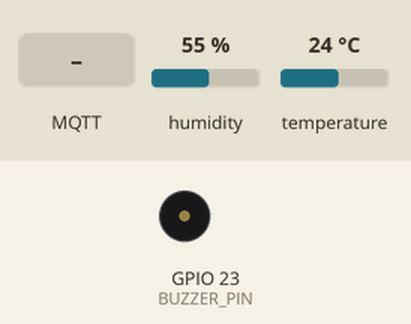
This sketch was run on a simulated ESP32. Shown: buzzer (waves = sounding, pin HIGH). Inputs (shaded band) come from the test bench; at power-on: humidity 55 %, temperature 24 °C (analog values on the 0–4095 scale). WiFi joins after 1.5 s; servers stay silent unless stated; no MQTT or app messages arrive unless stated; what the sketch prints to the serial monitor is not drawn.

Above: at 2.8 s.
2.9 s: MQTT message "BUZZER_ON" arrives on the first subscribed topic
At 4.1 s:
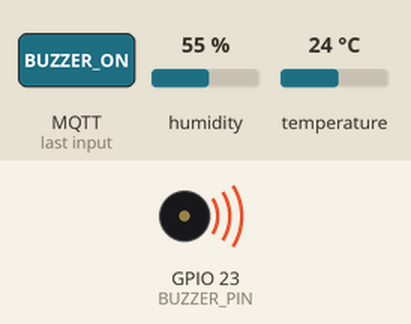
4.4 s: MQTT message "BUZZER_OFF" arrives on the first subscribed topic
At 5.8 s:
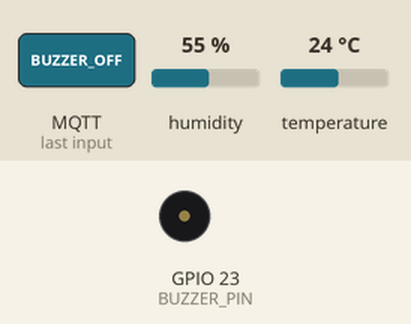
Timing chart, 0 to 7.4 s (numbered marks = the images above; inputs shaded):
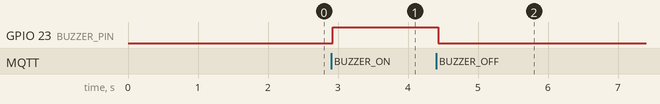

Measured:
- after the input at 2.9 s, GPIO 23 (BUZZER_PIN): LOW → HIGH at once
- after the input at 4.4 s, GPIO 23 (BUZZER_PIN): HIGH → LOW at once

The sketch:

codigo.ino
```cpp
#include <WiFi.h>
#include <PubSubClient.h>
#include <DHT.h>
#include <ArduinoJson.h>


const char* WIFI_SSID = "Wokwi-GUEST";
const char* WIFI_PASS = "";
const char* MQTT_SERVER = "44.223.43.74";


#define DHT_PIN 15
#define DHT_TYPE DHT22
#define MQ2_PIN 32
#define LDR_PIN 35
#define BUZZER_PIN 23


const unsigned long PUBLISH_INTERVAL_MS = 15000;
const unsigned long ALERT_HOLD_MS = 8000;
const int ADC_MAX = 4095;


const float TEMP_HIGH = 30.0;
const float TEMP_LOW  = 15.0;
const int HUMID_LOW = 20;
const int HUMID_HIGH = 75;
const int MQ2_OK = 1200;
const int MQ2_WARN = 2500;
const int LDR_DARK = 300;
const int LDR_TOO_BRIGHT = 3800;


DHT dht(DHT_PIN, DHT_TYPE);
WiFiClient wifiClient;
PubSubClient mqttClient(wifiClient);

unsigned long lastPublish = 0;
unsigned long lastStateChangeTime_temp = 0;
unsigned long lastStateChangeTime_hum = 0;
unsigned long lastStateChangeTime_mq = 0;
unsigned long lastStateChangeTime_ldr = 0;

enum RiskLevel { RL_OK = 0, RL_WARN = 1, RL_DANGER = 2 };
RiskLevel lastTempState = RL_OK;
RiskLevel lastHumState  = RL_OK;
RiskLevel lastMqState   = RL_OK;
RiskLevel lastLdrState  = RL_OK;

void beepShort() {
  if (BUZZER_PIN < 0) return;
  digitalWrite(BUZZER_PIN, HIGH);
  delay(120);
  digitalWrite(BUZZER_PIN, LOW);
}


void setup_wifi() {
  delay(10);
  Serial.println();
  Serial.print("Conectando ao Wi-Fi: ");
  Serial.println(WIFI_SSID);

  WiFi.begin(WIFI_SSID, WIFI_PASS);

  int tentativas = 0;
  while (WiFi.status() != WL_CONNECTED && tentativas < 20) {
    delay(500);
    Serial.print(".");
    tentativas++;
  }

  if (WiFi.status() == WL_CONNECTED) {
    Serial.println("\nWi-Fi conectado com sucesso!");
    Serial.print("Endereço IP: ");
    Serial.println(WiFi.localIP());
  } else {
    Serial.println("\nFalha ao conectar no Wi-Fi!");
  }
}


void reconnect() {
  while (!mqttClient.connected()) {
    Serial.print("Conectando ao broker MQTT...");
    String clientId = "ESP32_WorkWell_";
    clientId += String((uint64_t)ESP.getEfuseMac(), HEX);
    if (mqttClient.connect(clientId.c_str())) {
      Serial.println("Conectado!");
      mqttClient.publish("workwell/status", "ONLINE");
      mqttClient.subscribe("workwell/command");
    } else {
      Serial.print("Falha, rc=");
      Serial.print(mqttClient.state());
      Serial.println(" tentando novamente em 5 segundos...");
      delay(5000);
    }
  }
}


void mqttCallback(char* topic, byte* payload, unsigned int length) {
  Serial.print("MQTT msg em ");
  Serial.print(topic);
  Serial.print(": ");
  String msg;
  for (unsigned int i=0;i<length;i++) { msg += (char)payload[i]; Serial.print((char)payload[i]); }
  Serial.println();
  if (String(topic) == String("workwell/command")) {
    if (msg == "BUZZER_ON") { digitalWrite(BUZZER_PIN, HIGH); }
    else if (msg == "BUZZER_OFF") { digitalWrite(BUZZER_PIN, LOW); }
  }
}

const char* riskText(RiskLevel r) {
  if (r == RL_OK) return "OK";
  if (r == RL_WARN) return "Atenção";
  return "Perigo";
}

void evaluateAndMaybeAlert(float temp, int hum, int mqRaw, int ldrRaw) {
  unsigned long now = millis();

  // temperatura
  RiskLevel curTemp = RL_OK;
  if (temp >= TEMP_HIGH) curTemp = RL_DANGER;
  else if (temp <= TEMP_LOW) curTemp = RL_DANGER;
  if (curTemp != lastTempState) lastStateChangeTime_temp = now;


  RiskLevel curHum = RL_OK;
  if (hum < HUMID_LOW || hum > HUMID_HIGH) curHum = RL_DANGER;
  if (curHum != lastHumState) lastStateChangeTime_hum = now;


  RiskLevel curMq = RL_OK;
  if (mqRaw > MQ2_WARN) curMq = RL_DANGER;
  else if (mqRaw > MQ2_OK) curMq = RL_WARN;
  if (curMq != lastMqState) lastStateChangeTime_mq = now;


  RiskLevel curLdr = RL_OK;
  if (ldrRaw <= LDR_DARK) curLdr = RL_DANGER;
  else if (ldrRaw >= LDR_TOO_BRIGHT) curLdr = RL_WARN;
  if (curLdr != lastLdrState) lastStateChangeTime_ldr = now;


  bool tempConfirmed = (curTemp == lastTempState) || (now - lastStateChangeTime_temp >= ALERT_HOLD_MS);
  bool humConfirmed  = (curHum  == lastHumState)  || (now - lastStateChangeTime_hum  >= ALERT_HOLD_MS);
  bool mqConfirmed   = (curMq   == lastMqState)   || (now - lastStateChangeTime_mq   >= ALERT_HOLD_MS);
  bool ldrConfirmed  = (curLdr  == lastLdrState)  || (now - lastStateChangeTime_ldr  >= ALERT_HOLD_MS);

  if (tempConfirmed) lastTempState = curTemp;
  if (humConfirmed)  lastHumState  = curHum;
  if (mqConfirmed)   lastMqState   = curMq;
  if (ldrConfirmed)  lastLdrState  = curLdr;

  bool anyRisk = (lastTempState != RL_OK) || (lastHumState != RL_OK) || (lastMqState != RL_OK) || (lastLdrState != RL_OK);

  static RiskLevel prevTemp = RL_OK, prevHum = RL_OK, prevMq = RL_OK, prevLdr = RL_OK;
  bool stateChanged = (prevTemp != lastTempState) || (prevHum != lastHumState) || (prevMq != lastMqState) || (prevLdr != lastLdrState);

  if (stateChanged) {
    String texto = "";
    if (lastTempState != RL_OK) {
      texto += "Temperatura: ";
      texto += riskText(lastTempState);
      texto += ". ";
      if (temp >= TEMP_HIGH) texto += "Alto (" + String(temp) + " C). ";
      else if (temp <= TEMP_LOW) texto += "Baixo (" + String(temp) + " C). ";
    }
    if (lastHumState != RL_OK) {
      texto += "Umidade: ";
      texto += riskText(lastHumState);
      texto += ". ";
      texto += String(hum) + "% ";
    }
    if (lastMqState != RL_OK) {
      texto += "Qualidade do ar: ";
      texto += riskText(lastMqState);
      texto += ". ";
    }
    if (lastLdrState != RL_OK) {
      texto += "Luminosidade: ";
      texto += riskText(lastLdrState);
      texto += ". ";
    }

    if (texto.length() == 0) texto = "Todas as métricas dentro do esperado.";

    if (mqttClient.connected()) {
      mqttClient.publish("workwell/alerts", texto.c_str());
      Serial.print("Alerta publicado: ");
      Serial.println(texto);
    } else {
      Serial.print("Alerta (offline): ");
      Serial.println(texto);
    }

    if (anyRisk) beepShort();

    prevTemp = lastTempState;
    prevHum  = lastHumState;
    prevMq   = lastMqState;
    prevLdr  = lastLdrState;
  }
}

void setup() {
  Serial.begin(115200);
  delay(50);
  pinMode(BUZZER_PIN, OUTPUT);
  digitalWrite(BUZZER_PIN, LOW);
  dht.begin();
  analogReadResolution(12);

  // Conexões (versão que você validou)
  setup_wifi();
  mqttClient.setServer(MQTT_SERVER, 1883);
  mqttClient.setCallback(mqttCallback);
  // tenta conectar MQTT se WiFi já OK
  if (WiFi.status() == WL_CONNECTED) reconnect();

  lastPublish = millis();
}

void loop() {
  if (WiFi.status() != WL_CONNECTED) {
    // tenta reconectar Wi-Fi com a mesma rotina simples
    setup_wifi();
  }

  if (!mqttClient.connected() && WiFi.status() == WL_CONNECTED) {
    reconnect();
  }

  if (mqttClient.connected()) mqttClient.loop();

  unsigned long now = millis();
  if (now - lastPublish >= PUBLISH_INTERVAL_MS) {
    lastPublish = now;

    float temperatura = dht.readTemperature();
    float umidade = dht.readHumidity();
    int mqRaw = analogRead(MQ2_PIN);
    int ldrRaw = analogRead(LDR_PIN);

    bool dhtOk = true;
    if (isnan(temperatura) || isnan(umidade)) {
      Serial.println("Erro leitura DHT - aguardando próxima leitura");
      dhtOk = false;
    }

    if (dhtOk) {
      evaluateAndMaybeAlert(temperatura, (int)round(umidade), mqRaw, ldrRaw);

      StaticJsonDocument<512> doc;
      doc["temperatura_C"] = round(temperatura * 10.0) / 10.0;
      doc["umidade_pct"] = (int)round(umidade);
      doc["mq2_raw"] = mqRaw;
      const char* mqDesc = (lastMqState==RL_OK) ? "Bom" : (lastMqState==RL_WARN ? "Moderado" : "Perigoso");
      doc["gas_nivel_pt"] = mqDesc;
      doc["ldr_raw"] = ldrRaw;
      const char* ldrDesc = (lastLdrState==RL_OK) ? "OK" : (lastLdrState==RL_WARN ? "Muito claro" : "Escuro");
      doc["luz_desc_pt"] = ldrDesc;
      doc["ip"] = (WiFi.status()==WL_CONNECTED) ? WiFi.localIP().toString() : "no_wifi";

      char payload[512];
      serializeJson(doc, payload);
      Serial.print("Publicando JSON: ");
      Serial.println(payload);

      if (mqttClient.connected()) {
        bool ok = mqttClient.publish("workwell/monitoramento", payload);
        Serial.print("Publish: ");
        Serial.println(ok ? "OK" : "FALHA");
      } else {
        Serial.println("MQTT offline - não publicou JSON");
      }
    }
  }
  delay(50);
}
```
